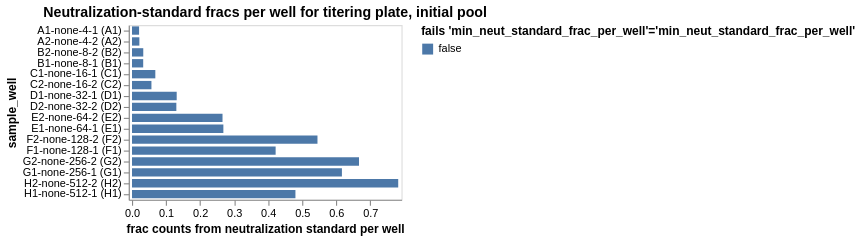

Here is the notebook cell this chart was saved with:
### Markdown cell above
## Fraction of counts from neutralization standard
Determine the fraction of counts from the neutralization standard in each sample, and make sure this fraction passess the QC threshold.

### Code cell
neut_standard_fracs = (
    counts.assign(
        neut_standard_count=lambda x: x["count"] * x["neut_standard"].astype(int)
    )
    .groupby(
        ["well", "sample_well", 'dilution_factor'],
        dropna=False,
        as_index=False,
    )
    .aggregate(
        total_count=pd.NamedAgg("count", "sum"),
        neut_standard_count=pd.NamedAgg("neut_standard_count", "sum"),
    )
    .assign(
        neut_standard_frac=lambda x: x["neut_standard_count"] / x["total_count"],
        fails_qc=lambda x: (
            x["neut_standard_frac"] < 0.001
        ),
    )
)

neut_standard_fracs_chart = (
    alt.Chart(neut_standard_fracs)
    .encode(
        alt.X(
            "neut_standard_frac",
            title="frac counts from neutralization standard per well",
            scale=alt.Scale(nice=False, padding=3),
        ),
        alt.Y("sample_well", sort=sample_wells),
        alt.Color(
            "fails_qc",
            title=f"fails {'min_neut_standard_frac_per_well'=}",
            legend=alt.Legend(titleLimit=500),
        ),
        tooltip=[
            alt.Tooltip(c, format=".3g") if neut_standard_fracs[c].dtype == float else c
            for c in neut_standard_fracs.columns
        ],
    )
    .mark_bar(height={"band": 0.85})
    .properties(
        height=alt.Step(10),
        width=250,
        title=f"Neutralization-standard fracs per well for titering plate, initial pool",
    )
    .configure_axis(grid=False)
    .configure_legend(titleLimit=1000)
)

display(neut_standard_fracs_chart)

# drop wells failing QC
min_neut_standard_frac_per_well_drops = list(
    neut_standard_fracs.query("fails_qc")["well"]
)

### Figure 1 — Vega-Lite specification as saved in the notebook (floating-point values rounded to 4 significant figures)
{"config": {"view": {"continuousWidth": 300, "continuousHeight": 300}, "axis": {"grid": false}, "legend": {"titleLimit": 1000}}, "data": {"name": "data-cbf516bd55e0dc4c9c1d5dd9ed5b8975"}, "mark": {"type": "bar", "height": {"band": 0.85}}, "encoding": {"color": {"field": "fails_qc", "legend": {"titleLimit": 500}, "title": "fails 'min_neut_standard_frac_per_well'='min_neut_standard_frac_per_well'", "type": "nominal"}, "tooltip": [{"field": "well", "type": "nominal"}, {"field": "sample_well", "type": "nominal"}, {"field": "dilution_factor", "type": "quantitative"}, {"field": "total_count", "type": "quantitative"}, {"field": "neut_standard_count", "type": "quantitative"}, {"field": "neut_standard_frac", "format": ".3g", "type": "quantitative"}, {"field": "fails_qc", "type": "nominal"}], "x": {"field": "neut_standard_frac", "scale": {"nice": false, "padding": 3}, "title": "frac counts from neutralization standard per well", "type": "quantitative"}, "y": {"field": "sample_well", "sort": ["A1-none-4-1 (A1)", "A1-none-4-1 (A1)", "A1-none-4-1 (A1)", "A1-none-4-1 (A1)", "A1-none-4-1 (A1)", "A2-none-4-2 (A2)", "A2-none-4-2 (A2)", "A2-none-4-2 (A2)", "A2-none-4-2 (A2)", "A2-none-4-2 (A2)", "B2-none-8-2 (B2)", "B2-none-8-2 (B2)", "B2-none-8-2 (B2)", "B1-none-8-1 (B1)", "B1-none-8-1 (B1)", "B1-none-8-1 (B1)", "B1-none-8-1 (B1)", "B2-none-8-2 (B2)", "B2-none-8-2 (B2)", "B1-none-8-1 (B1)", "C1-none-16-1 (C1)", "C1-none-16-1 (C1)", "C2-none-16-2 (C2)", "C1-none-16-1 (C1)", "C2-none-16-2 (C2)", "C2-none-16-2 (C2)", "C1-none-16-1 (C1)", "C2-none-16-2 (C2)", "C2-none-16-2 (C2)", "C1-none-16-1 (C1)", "D1-none-32-1 (D1)", "D1-none-32-1 (D1)", "D2-none-32-2 (D2)", "D2-none-32-2 (D2)", "D2-none-32-2 (D2)", "D1-none-32-1 (D1)", "D1-none-32-1 (D1)", "D1-none-32-1 (D1)", "D2-none-32-2 (D2)", "D2-none-32-2 (D2)", "E2-none-64-2 (E2)", "E2-none-64-2 (E2)", "E2-none-64-2 (E2)", "E1-none-64-1 (E1)", "E1-none-64-1 (E1)", "E1-none-64-1 (E1)", "E2-none-64-2 (E2)", "E2-none-64-2 (E2)", "E1-none-64-1 (E1)", "E1-none-64-1 (E1)", "F2-none-128-2 (F2)", "F1-none-128-1 (F1)", "F1-none-128-1 (F1)", "F1-none-128-1 (F1)", "F1-none-128-1 (F1)", "F1-none-128-1 (F1)", "F2-none-128-2 (F2)", "F2-none-128-2 (F2)", "F2-none-128-2 (F2)", "F2-none-128-2 (F2)", "G2-none-256-2 (G2)", "G1-none-256-1 (G1)", "G1-none-256-1 (G1)", "G1-none-256-1 (G1)", "G2-none-256-2 (G2)", "G2-none-256-2 (G2)", "G1-none-256-1 (G1)", "G1-none-256-1 (G1)", "G2-none-256-2 (G2)", "G2-none-256-2 (G2)", "H2-none-512-2 (H2)", "H1-none-512-1 (H1)", "H1-none-512-1 (H1)", "H2-none-512-2 (H2)", "H2-none-512-2 (H2)", "H2-none-512-2 (H2)", "H1-none-512-1 (H1)", "H1-none-512-1 (H1)", "H1-none-512-1 (H1)", "H2-none-512-2 (H2)"], "type": "nominal"}}, "height": {"step": 10}, "title": "Neutralization-standard fracs per well for titering plate, initial pool", "width": 250, "$schema": "https://vega.github.io/schema/vega-lite/v5.20.1.json", "datasets": {"data-cbf516bd55e0dc4c9c1d5dd9ed5b8975": [{"well": "A1", "sample_well": "A1-none-4-1 (A1)", "dilution_factor": 4, "total_count": 1956817, "neut_standard_count": 40673, "neut_standard_frac": 0.02079, "fails_qc": false}, {"well": "A2", "sample_well": "A2-none-4-2 (A2)", "dilution_factor": 4, "total_count": 1911645, "neut_standard_count": 41337, "neut_standard_frac": 0.02162, "fails_qc": false}, {"well": "B1", "sample_well": "B1-none-8-1 (B1)", "dilution_factor": 8, "total_count": 1742057, "neut_standard_count": 57273, "neut_standard_frac": 0.03288, "fails_qc": false}, {"well": "B2", "sample_well": "B2-none-8-2 (B2)", "dilution_factor": 8, "total_count": 721784, "neut_standard_count": 23879, "neut_standard_frac": 0.03308, "fails_qc": false}, {"well": "C1", "sample_well": "C1-none-16-1 (C1)", "dilution_factor": 16, "total_count": 1480901, "neut_standard_count": 101450, "neut_standard_frac": 0.06851, "fails_qc": false}, {"well": "C2", "sample_well": "C2-none-16-2 (C2)", "dilution_factor": 16, "total_count": 1131532, "neut_standard_count": 64587, "neut_standard_frac": 0.05708, "fails_qc": false}, {"well": "D1", "sample_well": "D1-none-32-1 (D1)", "dilution_factor": 32, "total_count": 1580279, "neut_standard_count": 207488, "neut_standard_frac": 0.1313, "fails_qc": false}, {"well": "D2", "sample_well": "D2-none-32-2 (D2)", "dilution_factor": 32, "total_count": 811490, "neut_standard_count": 105717, "neut_standard_frac": 0.1303, "fails_qc": false}, {"well": "E1", "sample_well": "E1-none-64-1 (E1)", "dilution_factor": 64, "total_count": 1008577, "neut_standard_count": 270745, "neut_standard_frac": 0.2684, "fails_qc": false}, {"well": "E2", "sample_well": "E2-none-64-2 (E2)", "dilution_factor": 64, "total_count": 743798, "neut_standard_count": 197817, "neut_standard_frac": 0.266, "fails_qc": false}, {"well": "F1", "sample_well": "F1-none-128-1 (F1)", "dilution_factor": 128, "total_count": 1161360, "neut_standard_count": 490106, "neut_standard_frac": 0.422, "fails_qc": false}, {"well": "F2", "sample_well": "F2-none-128-2 (F2)", "dilution_factor": 128, "total_count": 33576, "neut_standard_count": 18297, "neut_standard_frac": 0.5449, "fails_qc": false}, {"well": "G1", "sample_well": "G1-none-256-1 (G1)", "dilution_factor": 256, "total_count": 1495519, "neut_standard_count": 922379, "neut_standard_frac": 0.6168, "fails_qc": false}, {"well": "G2", "sample_well": "G2-none-256-2 (G2)", "dilution_factor": 256, "total_count": 1152471, "neut_standard_count": 768666, "neut_standard_frac": 0.667, "fails_qc": false}, {"well": "H1", "sample_well": "H1-none-512-1 (H1)", "dilution_factor": 512, "total_count": 1914442, "neut_standard_count": 919318, "neut_standard_frac": 0.4802, "fails_qc": false}, {"well": "H2", "sample_well": "H2-none-512-2 (H2)", "dilution_factor": 512, "total_count": 1482342, "neut_standard_count": 1159488, "neut_standard_frac": 0.7822, "fails_qc": false}]}}
